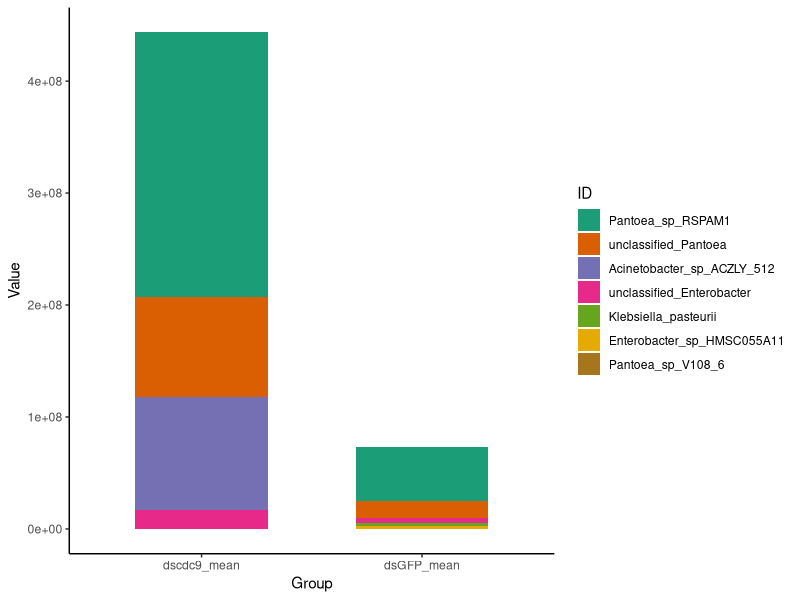

The R source for this figure:
library(tidyr)
library(dplyr)
library(ggplot2)
library(RColorBrewer)

table <- read.table('VFCID86_contribution.tab', head=TRUE, row.names=1)

table$dsGFP_mean <- rowMeans(table[,1:4])
table$dscdc9_mean <- rowMeans(table[,5:8])

table$mean <- rowMeans(table)
table <- table[table$mean >0, ]

table <- table[order(table$mean), ]
table$ID <- rownames(table)

table_long <- table[,c('ID','dsGFP_mean','dscdc9_mean')] %>%
  pivot_longer(cols = -ID, 
               names_to = "Group",
               values_to = "Value")

table_long$ID <- factor(table_long$ID, levels=c("Pantoea_sp_RSPAM1","unclassified_Pantoea","Acinetobacter_sp_ACZLY_512","unclassified_Enterobacter","Klebsiella_pasteurii","Enterobacter_sp_HMSC055A11","Pantoea_sp_V108_6"))

pdf(file='VFCID86_contribution.pdf',w=6,h=4)
ggplot(table_long,aes(x=Group, y=Value, fill =ID))+
geom_bar(position = "stack",stat = "identity", width = 0.6 )+
scale_fill_manual(values = c(brewer.pal(n = 7, name = "Dark2")))+
theme_classic()
dev.off()
